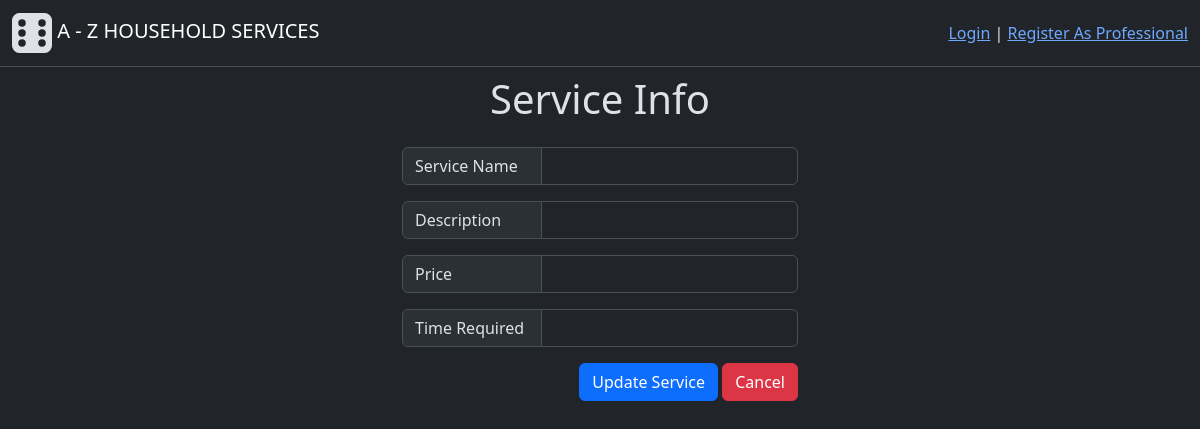
Before: /edit_service/9 with the older database file.
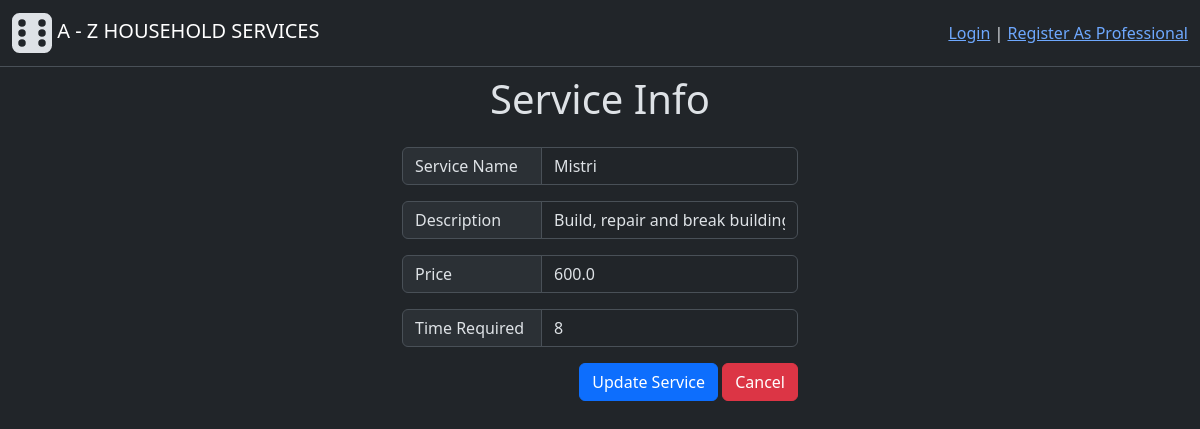
After: the same page with the newer database file.
### backend/modals.py (models this page shows, shortened)
class Service(db.Model):
    id = db.Column(db.Integer(), primary_key=True)
    name = db.Column(db.String(30),unique=True, nullable=False)
    desc = db.Column(db.String(500), nullable=False)
    time_required = db.Column(db.Integer(), nullable=False) # Time required (in Hrs)
    price = db.Column(db.Float(), nullable=False)
    status = db.Column(db.Integer(), nullable=False, default=1) # 0-inactive, 1-active
    service_requests = db.relationship("ServiceRequest", cascade="all, delete", backref="services", lazy=True) # For accessing all the service requests having common service

### backend/controllers.py (the view, shortened to what this page needs)
@app.route("/edit_service/<service_id>", methods=["GET", "POST"])
def edit_service(service_id):
    service = get_service_obj(service_id) # 0:None, Other than 0:means data present therfore UPDATE
    return render_template("edit_service.html", service=service)

### backend/controllers.py (called while the page is built)
def get_service_obj(service_id):
    obj = Service.query.filter_by(id=service_id).first()
    return obj

### templates/edit_service.html (shortened to what this page needs)
{% extends "base.html" %}
{% block content %}
    <h1 class="text-center mt-2"> Service Info </h1>
    <div class="d-flex flex-column  align-items-center mt-4">
        <form action="/edit_service/{{service.id}}" method="POST">
            <div class="input-group mb-3">
                <span class="input-group-text width-140" >Service Name</span>
                <input type="text" class="form-control" name="name" value="{{service.name}}">
            </div>
            <div class="input-group mb-3">
                <span class="input-group-text width-140" >Description</span>
                <input type="text" class="form-control" name="desc" value="{{service.desc}}">
            </div>
            <div class="input-group mb-3">
                <span class="input-group-text width-140" >Price</span>
                <input type="text" class="form-control" name="price" value="{{service.price}}">
            </div>
            <div class="input-group mb-3">
                <span class="input-group-text width-140" >Time Required</span>
                <input type="text" class="form-control" name="time_required" value="{{service.time_required}}">
            </div>
            <div class="text-end">
                <button type="submit" class="btn btn-primary ">Update Service</button>
                <a href="{{ url_for('admin_page') }}"><button type="button" class="btn btn-danger">Cancel</button></a>
            </div>
        </form>
    </div>
{% endblock %}

### templates/base.html (shortened to what this page needs)
<!doctype html>
<html lang="en" data-bs-theme="dark">
  <head>
    <link href="https://cdn.jsdelivr.net/npm/bootstrap@5.3.3/dist/css/bootstrap.min.css" rel="stylesheet">
    <link href="/static/styles/login-style.css" rel="stylesheet">
    <link href="/static/styles/general.css" rel="stylesheet">
  </head>
  <body>
    <div class="header">
        <nav class="navbar bg-dark border-bottom border-body" data-bs-theme="dark"">
            <div class="container-fluid">
                <a class="navbar-brand" href="{{ url_for('home_page')}}">
                    <img src="/static/image/icons/logo.svg">
                    A - Z HOUSEHOLD SERVICES
                </a>
                {% if current_user.is_authenticated %}
                  <div>
                    <a class="active" aria-current="page" href="{{ url_for('login_page') }}">Welcome, {{ current_user.capitalised_name() }}</a>
                    |
                    <a class="active" aria-current="page" href="{{ url_for('logout') }}">Logout</a>
                  </div>
                {% else %}
                  <div>
                    <a class="active" aria-current="page" href="{{ url_for('login_page') }}">Login</a>
                    |
                    <a class="active" aria-current="page" href="{{ url_for('professional_signup_page') }}">Register As Professional</a>
                  </div>
                {% endif %}
            </div>
        </nav>
    </div>
    {% block content %}
    {% endblock %}
  </body>
</html>

### static/styles/general.css (style rules this page uses)
.width-140 { width: 140px; }

Changed rows visible on the page:
added Service: name "Mistri", desc "Build, repair and break building", price "600.0", time_required "8"
